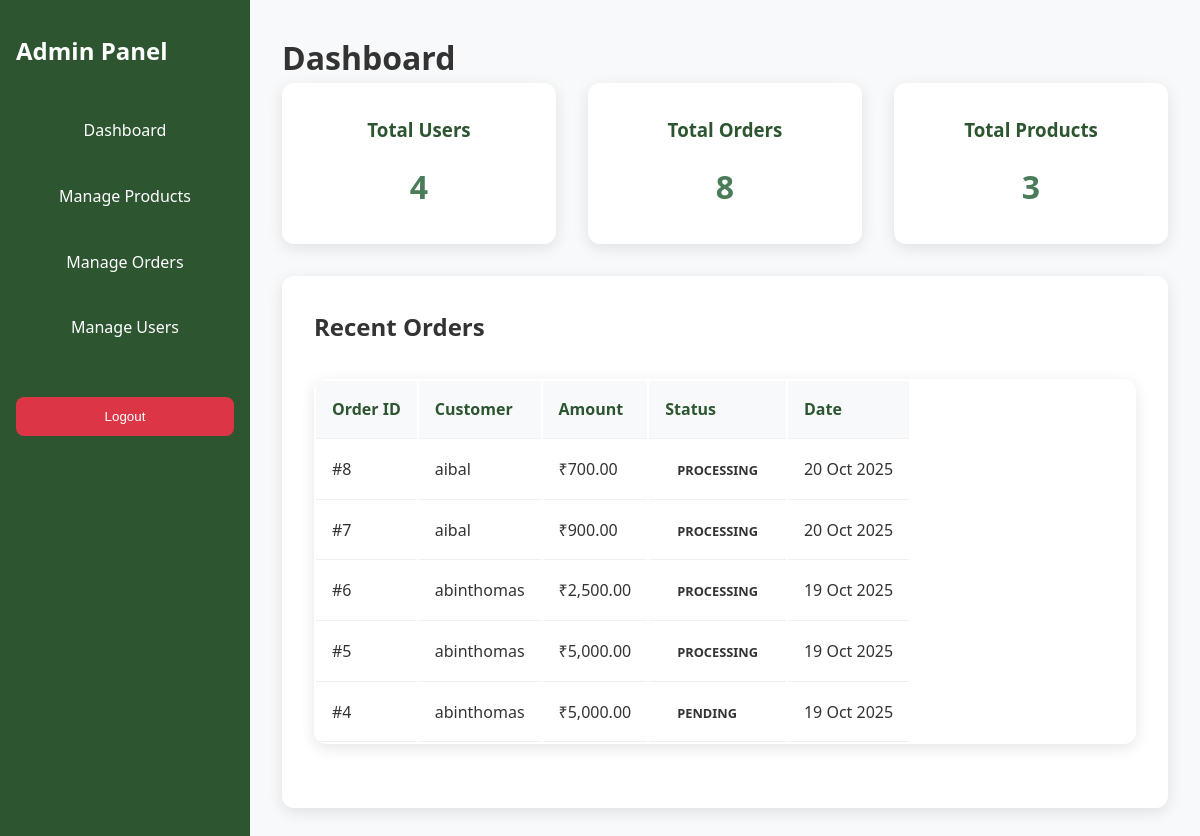
/admin/dashboard.php (signed in), run on the app's committed database.
### tables this page shows
CREATE TABLE `orders` (
  `id` int(11) NOT NULL,
  `user_id` int(11) DEFAULT NULL,
  `total_amount` decimal(10,2) NOT NULL DEFAULT 0.00,
  `payment_method` varchar(50) DEFAULT NULL,
  `shipping_address` text DEFAULT NULL,
  `status` enum('pending','processing','shipped','completed','cancelled') NOT NULL DEFAULT 'pending',
  `created_at` timestamp NOT NULL DEFAULT current_timestamp()
);

CREATE TABLE `users` (
  `id` int(11) NOT NULL,
  `username` varchar(50) NOT NULL,
  `name` varchar(255) NOT NULL,
  `phone` varchar(20) NOT NULL,
  `email` varchar(255) NOT NULL,
  `password` varchar(255) NOT NULL,
  `role` enum('user','admin') DEFAULT 'user',
  `created_at` timestamp NOT NULL DEFAULT current_timestamp()
);

### classes/User.php (called while the page is built, shortened)
<?php
class User {
    private $db;
    public function __construct($database) {
        $this->db = $database;
    }
    public function getTotalUsers() {
        $query = "SELECT COUNT(*) as total FROM users";
        $stmt = $this->db->prepare($query);
        $stmt->execute();
        $row = $stmt->fetch(PDO::FETCH_ASSOC);
        return (int)($row['total'] ?? 0);
    }
}

### classes/Order.php (called while the page is built, shortened)
<?php
class Order {
    private $db;
    public function __construct($database) {
        $this->db = $database;
    }
    public function getTotalOrders() {
        $query = "SELECT COUNT(*) as total FROM orders";
        $stmt = $this->db->prepare($query);
        $stmt->execute();
        $row = $stmt->fetch(PDO::FETCH_ASSOC);
        return (int)($row['total'] ?? 0);
    }
    public function getRecentOrders($limit = 5) {
        $limit = (int)$limit;
        $query = "SELECT o.id, u.name as customer_name, o.total_amount, o.status, o.created_at
                  FROM orders o
                  LEFT JOIN users u ON u.id = o.user_id
                  ORDER BY o.created_at DESC
                  LIMIT $limit";
        $stmt = $this->db->prepare($query);
        $stmt->execute();
        return $stmt->fetchAll(PDO::FETCH_ASSOC);
    }
}

### classes/Product.php (called while the page is built, shortened)
<?php
class Product {
    private $db;
    public function __construct($database) {
        $this->db = $database;
    }
    public function getTotalProducts() {
        $query = "SELECT COUNT(*) as total FROM products";
        $stmt = $this->db->prepare($query);
        $stmt->execute();
        $row = $stmt->fetch(PDO::FETCH_ASSOC);
        return (int)($row['total'] ?? 0);
    }
}

### admin/dashboard.php (the view, shortened to what this page needs)
<?php
require_once '../classes/Database.php';
require_once '../classes/Order.php';
require_once '../classes/User.php';
require_once '../classes/Product.php';
$db = new Database();
$conn = $db->connect();
$user = new User($conn);
$order = new Order($conn);
$product = new Product($conn);
$totalUsers = $user->getTotalUsers();
$totalOrders = $order->getTotalOrders();
$totalProducts = $product->getTotalProducts();
$recentOrders = $order->getRecentOrders(5);
?>
<!DOCTYPE html>
<html lang="en">
<head>
    <link rel="stylesheet" href="../public/css/style.css">
</head>
<body>
    <div class="dashboard">
        <div class="sidebar">
            <h2>Admin Panel</h2>
            <nav>
                <a href="dashboard.php" class="nav-link">Dashboard</a>
                <a href="manage-products.php" class="nav-link">Manage Products</a>
                <a href="manage-orders.php" class="nav-link">Manage Orders</a>
                <a href="manage-users.php" class="nav-link">Manage Users</a>
            </nav>
            <form action="../logout.php" method="POST">
                <button type="submit" class="logout-btn">Logout</button>
            </form>
        </div>
        <div class="main-content">
            <h1>Dashboard</h1>
            <div class="stats-grid">
                <div class="stat-card">
                    <h3>Total Users</h3>
                    <p><?php echo $totalUsers; ?></p>
                </div>
                <div class="stat-card">
                    <h3>Total Orders</h3>
                    <p><?php echo $totalOrders; ?></p>
                </div>
                <div class="stat-card">
                    <h3>Total Products</h3>
                    <p><?php echo $totalProducts; ?></p>
                </div>
            </div>
            <div class="recent-orders admin-section">
                <h2>Recent Orders</h2>
                <div class="table">
                <table>
                    <thead>
                        <tr>
                            <th>Order ID</th>
                            <th>Customer</th>
                            <th>Amount</th>
                            <th>Status</th>
                            <th>Date</th>
                        </tr>
                    </thead>
                    <tbody>
                        <?php foreach ($recentOrders as $order): ?>
                        <tr>
                            <td>#<?php echo $order['id']; ?></td>
                            <td><?php echo htmlspecialchars($order['customer_name']); ?></td>
                            <td>₹<?php echo number_format($order['total_amount'], 2); ?></td>
                            <td><span class="role-badge role-<?php echo $order['status']; ?>"><?php echo htmlspecialchars(ucfirst($order['status'])); ?></span></td>
                            <td><?php echo date('d M Y', strtotime($order['created_at'])); ?></td>
                        </tr>
                        <?php endforeach; ?>
                    </tbody>
                </table>
                </div>
            </div>
        </div>
    </div>
</body>
</html>

### public/css/style.css (style rules this page uses)
* { margin: 0; padding: 0; box-sizing: border-box; }
body { font-family: 'Segoe UI', Tahoma, Geneva, Verdana, sans-serif; background-color: #fafafa; color: #333; line-height: 1.6; min-height: 100vh; display: flex; flex-direction: column; }
nav { text-align: center; }
nav a { color: white; text-decoration: none; padding: 0.5rem 1rem; border-radius: 25px; transition: all 0.3s ease; font-weight: 500; }
.table { width: 100%; background: white; border-radius: 12px; overflow: hidden; box-shadow: 0 4px 15px rgba(0,0,0,0.1); margin: 2rem 0; }
.table th, .table td { padding: 1rem; text-align: left; border-bottom: 1px solid #f0f0f0; }
.table th { background: #f8f9fa; font-weight: 600; color: #2c5530; }
.dashboard { display: flex; min-height: 100vh; }
.sidebar { width: 250px; background: #2c5530; color: white; padding: 2rem 1rem; }
.sidebar h2 { margin-bottom: 2rem; color: #fff; }
.nav-link { color: white; text-decoration: none; display: block; padding: 1rem; border-radius: 8px; margin-bottom: 0.5rem; transition: background-color 0.3s ease; }
.main-content { flex: 1; padding: 2rem; background: #f8f9fa; }
.stats-grid { display: grid; grid-template-columns: repeat(auto-fit, minmax(250px, 1fr)); gap: 2rem; margin-bottom: 2rem; }
.stat-card { background: white; padding: 2rem; border-radius: 12px; box-shadow: 0 4px 15px rgba(0,0,0,0.1); text-align: center; }
.stat-card h3 { color: #2c5530; margin-bottom: 1rem; }
.stat-card p { font-size: 2rem; font-weight: bold; color: #4a7c59; }
.admin-section { background: white; border-radius: 12px; padding: 2rem; margin-bottom: 2rem; box-shadow: 0 4px 15px rgba(0,0,0,0.1); }
.role-badge { padding: 0.25rem 0.75rem; border-radius: 15px; font-size: 0.8rem; font-weight: bold; text-transform: uppercase; }
.logout-btn { margin-top: 2rem; padding: 0.75rem 1.5rem; background: #dc3545; color: white; border: none; border-radius: 8px; cursor: pointer; width: 100%; font-weight: 500; transition: background-color 0.3s ease; }

### data on the page
orders: id "8", user.name "aibal", total_amount "700.00", status "PROCESSING", created_at "20 Oct 2025"
orders: id "7", user.name "aibal", total_amount "900.00", status "PROCESSING", created_at "20 Oct 2025"
orders: id "6", user.name "abinthomas", total_amount "2,500.00", status "PROCESSING", created_at "19 Oct 2025"
orders: id "5", user.name "abinthomas", total_amount "5,000.00", status "PROCESSING", created_at "19 Oct 2025"
orders: id "4", user.name "abinthomas", total_amount "5,000.00", status "PENDING", created_at "19 Oct 2025"

### other printed values
$totalUsers "4"
$totalOrders "8"
$totalProducts "3"
